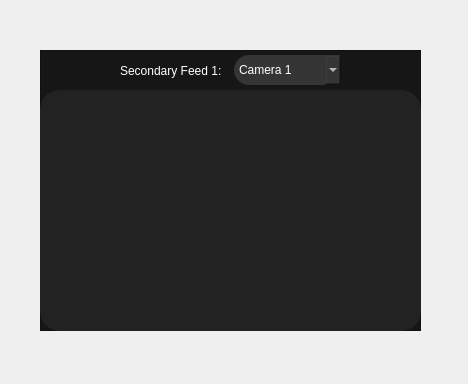
<?xml version="1.0" encoding="UTF-8"?>
<ui version="4.0">
 <class>Form</class>
 <widget class="QWidget" name="Form">
  <property name="geometry">
   <rect>
    <x>0</x>
    <y>0</y>
    <width>468</width>
    <height>384</height>
   </rect>
  </property>
  <property name="windowTitle">
   <string>Form</string>
  </property>
  <widget class="QWidget" name="cpanel_sec_cam_feed_widget" native="true">
   <property name="geometry">
    <rect>
     <x>40</x>
     <y>50</y>
     <width>381</width>
     <height>281</height>
    </rect>
   </property>
   <widget class="QFrame" name="cpanel_sec_cam_feed_1">
    <property name="geometry">
     <rect>
      <x>0</x>
      <y>0</y>
      <width>381</width>
      <height>281</height>
     </rect>
    </property>
    <property name="styleSheet">
     <string notr="true">QFrame#cpanel_sec_cam_feed_1{
background-color:	rgba(22,22,22,255);
}</string>
    </property>
    <property name="frameShape">
     <enum>QFrame::StyledPanel</enum>
    </property>
    <property name="frameShadow">
     <enum>QFrame::Raised</enum>
    </property>
    <widget class="QWidget" name="horizontalLayoutWidget">
     <property name="geometry">
      <rect>
       <x>80</x>
       <y>0</y>
       <width>221</width>
       <height>41</height>
      </rect>
     </property>
     <layout class="QHBoxLayout" name="horizontalLayout">
      <item>
       <widget class="QLabel" name="cpanel_label_cam_feed">
        <property name="styleSheet">
         <string notr="true">color:White;</string>
        </property>
        <property name="text">
         <string>Secondary Feed 1:</string>
        </property>
       </widget>
      </item>
      <item>
       <widget class="QComboBox" name="cpanel_cbox_select_cam">
        <property name="styleSheet">
         <string notr="true">QComboBox {
border-radius: 15px;
color: White;
background-color: rgba(53,53,53,255);
height:30;
}
QComboBox:hover{
background-color: rgba(53,53,53,200);
}
QComboBox:pressed{
background-color: rgba(53,53,53,128);
}
QComboBox:on {
background-color: rgba(53,53,53,255);
border-bottom-left-radius: 0px;
border-bottom-right-radius: 0px;
}
QComboBox QAbstractItemView {
background: rgba(53,53,53,255);
color: White;
border: none;
selection-background-color: rgba(17, 120, 223, 255);
outline: 0px;
}
QComboBox::drop-down {
border-color: transparent;
background-color: transparent;
image: url(images/white_down_arrow.png);
width: 14px;
height: 14px;
padding-right: 9px;
padding-top: 9px;
}</string>
        </property>
        <item>
         <property name="text">
          <string>Camera 1</string>
         </property>
        </item>
        <item>
         <property name="text">
          <string>Camera2</string>
         </property>
        </item>
       </widget>
      </item>
     </layout>
    </widget>
    <widget class="QFrame" name="cpanel_frame_sec_cam_feed_1">
     <property name="geometry">
      <rect>
       <x>0</x>
       <y>40</y>
       <width>381</width>
       <height>241</height>
      </rect>
     </property>
     <property name="styleSheet">
      <string notr="true">QFrame#cpanel_frame_sec_cam_feed_1 {
background-color: rgba(34,34,34,255);
border-radius: 20px;
}</string>
     </property>
     <property name="frameShape">
      <enum>QFrame::StyledPanel</enum>
     </property>
     <property name="frameShadow">
      <enum>QFrame::Raised</enum>
     </property>
     <widget class="QLabel" name="cpanel_label_output_cam">
      <property name="geometry">
       <rect>
        <x>0</x>
        <y>0</y>
        <width>381</width>
        <height>241</height>
       </rect>
      </property>
      <property name="text">
       <string/>
      </property>
      <property name="pixmap">
       <pixmap>nosignal.JPG</pixmap>
      </property>
      <property name="scaledContents">
       <bool>true</bool>
      </property>
     </widget>
    </widget>
   </widget>
  </widget>
 </widget>
 <resources/>
 <connections/>
</ui>
